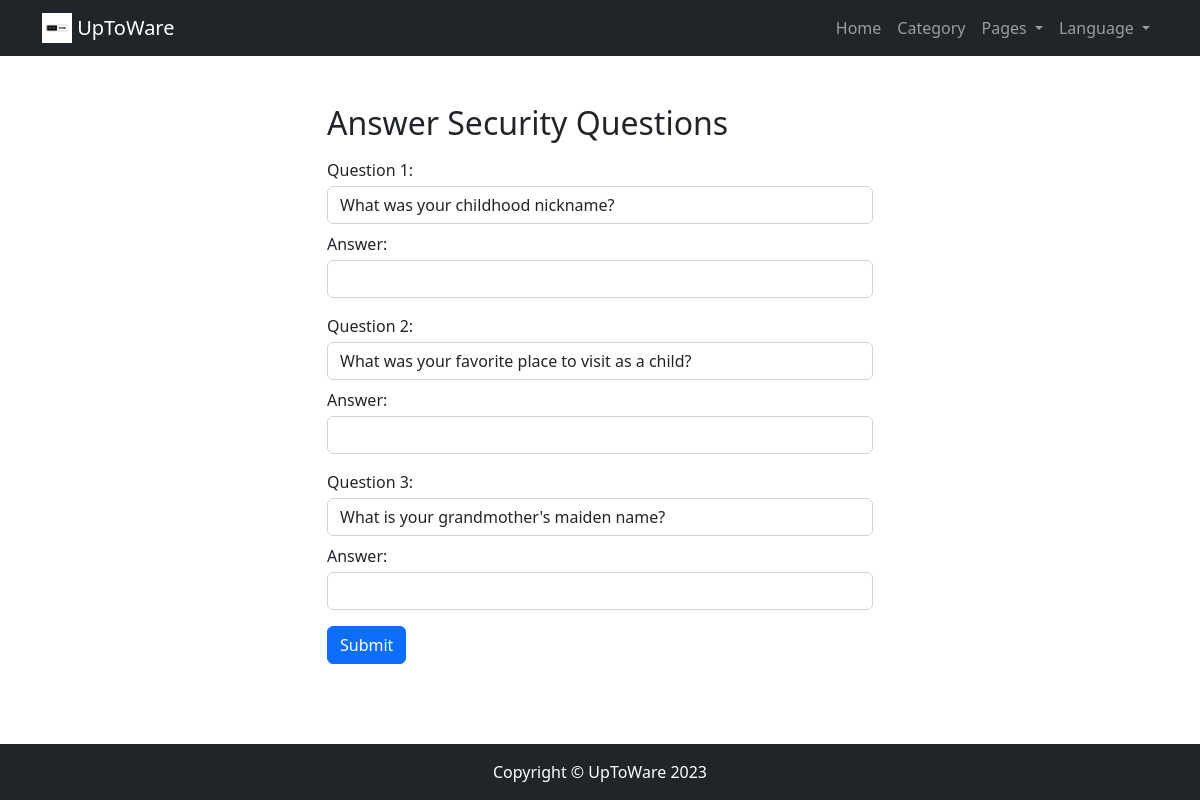
The app's page /answer_security_questions.php (signed in) with its own data.
### tables this page shows
CREATE TABLE `settings` (
  `id` int(11) NOT NULL,
  `sitename` varchar(255) NOT NULL,
  `tagline` varchar(255) NOT NULL DEFAULT 'None',
  `domain` varchar(255) NOT NULL DEFAULT 'None',
  `sitelogo` varchar(255) DEFAULT NULL,
  `search_visibility` tinyint(1) DEFAULT 0,
  `meta_title` varchar(255) DEFAULT '',
  `meta_keywords` text DEFAULT NULL,
  `meta_description` text DEFAULT NULL
);

CREATE TABLE `users` (
  `id` int(11) NOT NULL,
  `role` varchar(255) NOT NULL,
  `username` varchar(255) NOT NULL,
  `first_name` varchar(255) NOT NULL,
  `second_name` varchar(255) DEFAULT NULL,
  `surname` varchar(255) NOT NULL,
  `email` varchar(255) NOT NULL,
  `password` varchar(255) NOT NULL,
  `security_question1` varchar(255) NOT NULL,
  `security_answer1` varchar(255) NOT NULL,
  `security_question2` varchar(255) NOT NULL,
  `security_answer2` varchar(255) NOT NULL,
  `security_question3` varchar(255) NOT NULL,
  `security_answer3` varchar(255) NOT NULL,
  `created_date` datetime DEFAULT current_timestamp(),
  `updated_date` timestamp NOT NULL DEFAULT current_timestamp() ON UPDATE current_timestamp()
);

### answer_security_questions.php (the view, shortened to what this page needs)
<?php
$db = connect_db();
$username = $_SESSION['username'];
$stmt = $db->prepare("SELECT security_question1, security_question2, security_question3 FROM users WHERE username = ?");
$stmt->bind_param('s', $username);
$stmt->execute();
$result = $stmt->get_result();
if ($result->num_rows > 0) {
    $questions = $result->fetch_assoc();
} else {
    header("Location: forgot_password.php");
    exit();
}
if (isset($_SESSION['answers'])) {
    $answers = $_SESSION['answers'];
    unset($_SESSION['answers']);
} else {
    $answers = [
        'answer1' => '',
        'answer2' => '',
        'answer3' => '',
    ];
}
if (isset($_SESSION['isCorrect'])) {
    $isCorrect = $_SESSION['isCorrect'];
    unset($_SESSION['isCorrect']);
} else {
    $isCorrect = [
        'answer1' => false,
        'answer2' => false,
        'answer3' => false,
    ];
}
include 'include/header.php';
?>
<div class="container mt-5">
    <div class="row justify-content-md-center">
        <div class="col-md-6">
            <h2>Answer Security Questions</h2>
            <form action="process/process_security_questions.php" method="post">
    <div class="form-group mt-3">
        <label for="question1">Question 1:</label>
        <select class="form-control mt-1" id="question1" name="question1" required>
            <?php echo "<option value=\"{$questions['security_question1']}\">{$questions['security_question1']}</option>"; ?>
        </select>
        <label for="answer1" class="mt-2">Answer:</label>
        <input type="text" class="form-control mt-1 <?php echo $isCorrect['answer1'] ? 'is-valid' : ($answers['answer1'] !== '' ? 'is-invalid' : ''); ?>" id="answer1" name="answer1" value="<?php echo htmlspecialchars($answers['answer1']); ?>" required>
    </div>
    <div class="form-group mt-3">
        <label for="question2">Question 2:</label>
        <select class="form-control mt-1" id="question2" name="question2" required>
            <?php echo "<option value=\"{$questions['security_question2']}\">{$questions['security_question2']}</option>"; ?>
        </select>
        <label for="answer2" class="mt-2">Answer:</label>
        <input type="text" class="form-control mt-1 <?php echo $isCorrect['answer2'] ? 'is-valid' : ($answers['answer2'] !== '' ? 'is-invalid' : ''); ?>" id="answer2" name="answer2" value="<?php echo htmlspecialchars($answers['answer2']); ?>" required>
    </div>
    <div class="form-group mt-3">
        <label for="question3">Question 3:</label>
        <select class="form-control mt-1" id="question3" name="question3" required>
            <?php echo "<option value=\"{$questions['security_question3']}\">{$questions['security_question3']}</option>"; ?>
        </select>
        <label for="answer3" class="mt-2">Answer:</label>
        <input type="text" class="form-control mt-1 <?php echo $isCorrect['answer3'] ? 'is-valid' : ($answers['answer3'] !== '' ? 'is-invalid' : ''); ?>" id="answer3" name="answer3" value="<?php echo htmlspecialchars($answers['answer3']); ?>" required>
    </div>
    <button type="submit" class="btn btn-primary mt-3">Submit</button>
</form>
        </div>
    </div>
</div>
<?php include 'include/footer.php'; ?>

### include/header.php (shortened to what this page needs)
<?php
$db = connect_db();
$query = "SELECT * FROM settings LIMIT 1";
$result = mysqli_query($db, $query);
$settings = mysqli_fetch_assoc($result);
$sitelogo = $settings['sitelogo'];
$sitename = $settings['sitename'];
?>
<!DOCTYPE html>
<html lang="<?php echo isset($post['language']) ? $post['language'] : 'en'; ?>">
    <head>
        <link href="/include/css/styles.css" rel="stylesheet" />
    </head>
<body style="padding-bottom: 100px;">
    <nav class="navbar navbar-expand-lg navbar-dark bg-dark">
    <div class="container">
        <?php $homeLink = isset($lang) && $lang != 'en' ? '/' . $lang . '/' : '/'; ?>
        <a class="navbar-brand" href="<?php echo $homeLink; ?>">
            <img src="/uploads/logos/<?php echo $sitelogo; ?>" alt="<?php echo $sitename; ?> Logo" width="30" height="30" class="d-inline-block align-top">
            <?php echo $sitename; ?>
        </a>
        <div class="collapse navbar-collapse" id="navbarSupportedContent">
            <ul class="navbar-nav ms-auto mb-2 mb-lg-0">
                <?php $homeLink = isset($lang) && $lang != 'en' ? '/' . $lang . '/' : '/'; $isActive = basename($_SERVER['PHP_SELF']) == 'index.php' ? 'active' : ''; ?>
                <li class="nav-item"><a class="nav-link <?php echo $isActive; ?>" href="<?php echo $homeLink; ?>">Home</a></li>
                <li class="nav-item"><a class="nav-link <?php echo basename($_SERVER['PHP_SELF']) == 'category.php' ? 'active' : ''; ?>" href="category">Category</a></li>
                <li class="nav-item dropdown">
                    <a class="nav-link dropdown-toggle" href="#" id="pagesDropdown" role="button" data-bs-toggle="dropdown" aria-expanded="false">
                        Pages
                    </a>
                </li>
                <li class="nav-item dropdown">
                    <a class="nav-link dropdown-toggle" href="#" id="languageDropdown" role="button" data-bs-toggle="dropdown" aria-expanded="false">
                        Language
                    </a>
                </li>
            </ul>
        </div>
    </div>
</nav>

### include/footer.php (shortened to what this page needs)
   <footer class="py-3 bg-dark" style="position: fixed; bottom: 0; width: 100%;">
    <div class="container"><p class="m-0 text-center text-white">Copyright &copy; <?php echo $sitename; ?> <?php echo date('Y'); ?></p></div>
    </footer>
</body>
</html>

### records on screen
settings: sitelogo (picture), sitename "UpToWare"
users: question1 "What was your childhood nickname?", question2 "What was your favorite place to visit as a child?", question3 "What is your grandmother's maiden name?"
